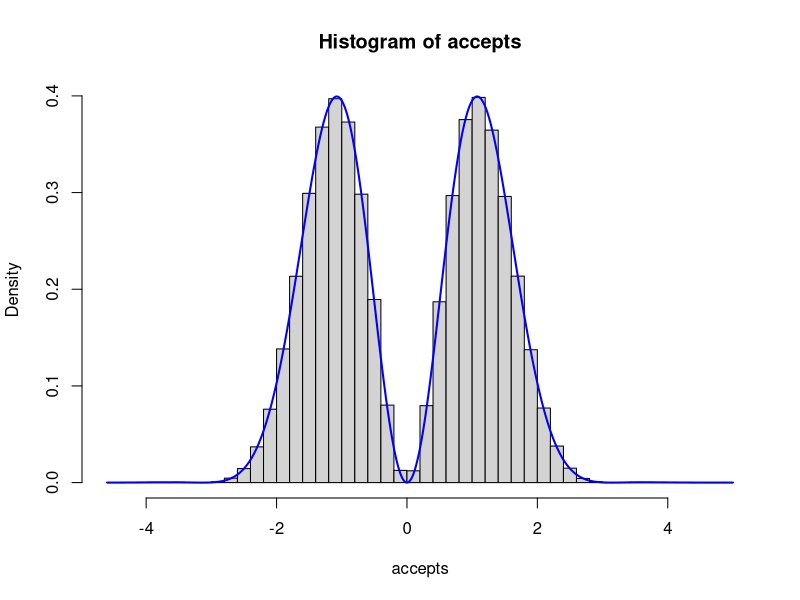
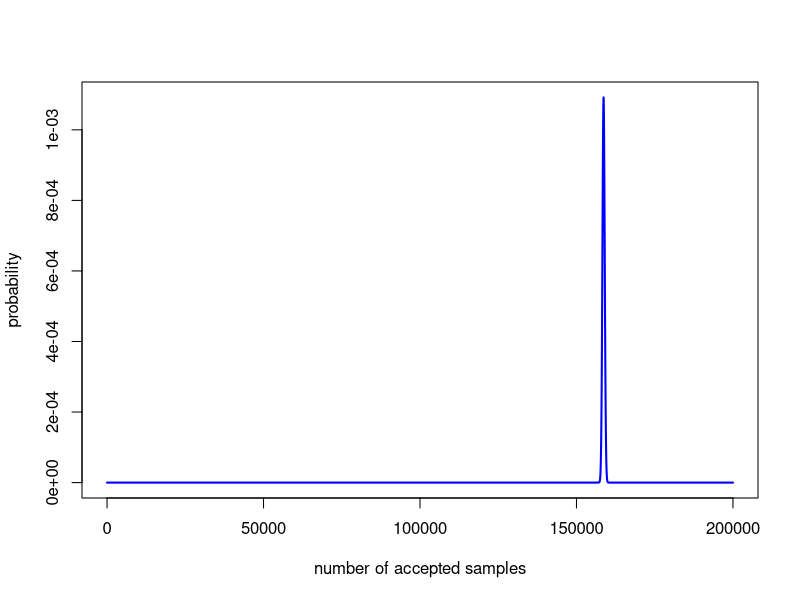
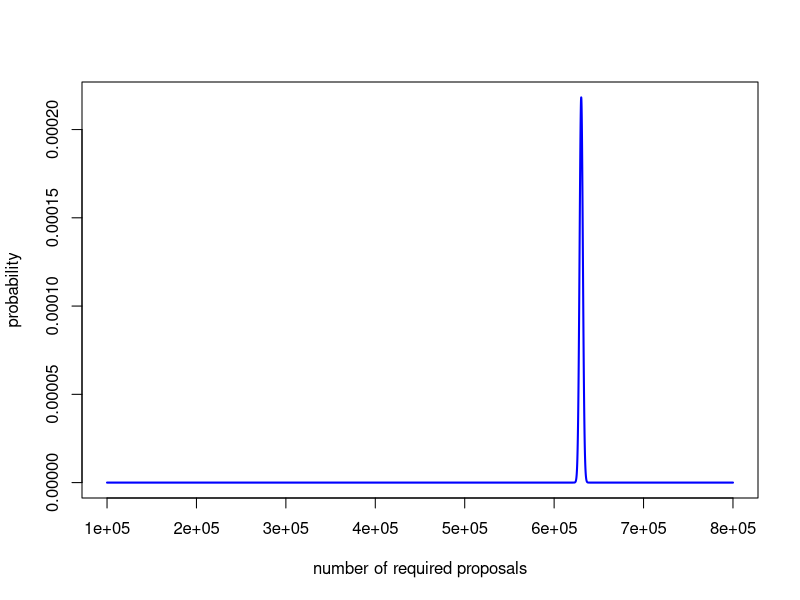
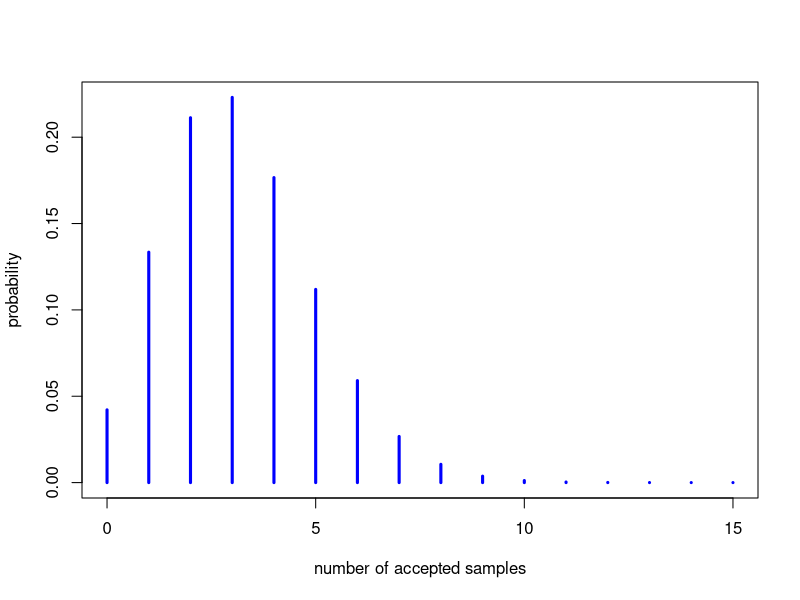
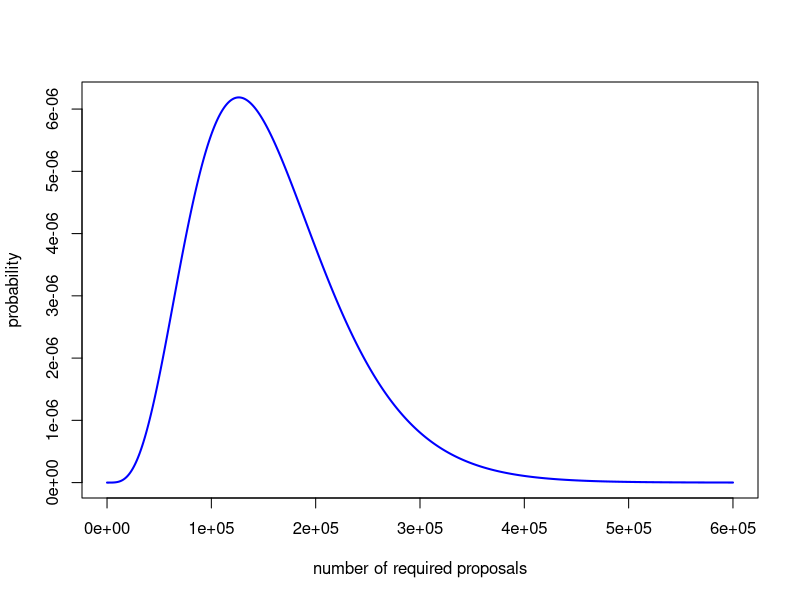

The R script that drew these images, in order:
## ---- chunk 1
n_prop <- 1e6
props   <- rnorm(n_prop)
accepts <- props[props >= 1]
length(accepts)
MCest1 <- mean(accepts)
MCest1
## ---- chunk 2
n_acc <- 1e5

samples <- rep(0, n_acc)
count <- 0
for (i in 1:n_acc) {
  newsample <- 0
  while (newsample < 1) {
    newsample <- rnorm(1)
    count <- count + 1
  }
  samples[i] <- newsample
}
count

MCest2 <- mean(samples)
MCest2
## ---- chunk 3
n_prop <- 1e6
props <- rnorm(n_prop)
accepts <- props[runif(n_prop) <= sin(props)^2]
length(accepts)

hist(accepts, probability = TRUE, breaks = 50)
curve(
  0.92 * exp(-x^2 / 2) * sin(x)^2, add = TRUE, n = 1001,
  lwd = 2, col = "blue"
)
## ---- chunk 4
#| code-fold: TRUE
n_prop <- 1e6
acc_prob <- pnorm(1, lower.tail = FALSE)
plot(
  0:2e5, dbinom(0:2e5, n_prop, acc_prob),
  type = "l", col = "blue", lwd = 2,
  xlab = "number of accepted samples", ylab = "probability"
)
## ---- chunk 5
#| code-fold: TRUE
n_acc <- 1e5
acc_prob <- pnorm(1, lower.tail = FALSE)
plot(
  n_acc + 0:7e5, dnbinom(0:7e5, n_acc, acc_prob),
  type = "l", col = "blue", lwd = 2,
  xlab = "number of required proposals", ylab = "probability"
)
## ---- chunk 6
#| code-fold: TRUE
n_prop <- 1e5
acc_prob <- pnorm(4, lower.tail = FALSE)
plot(
  0:15, dbinom(0:15, n_prop, acc_prob),
  type = "h", col = "blue", lwd = 3,
  xlab = "number of accepted samples", ylab = "probability"
)
## ---- chunk 7
#| code-fold: TRUE
n_acc <- 5
acc_prob <- pnorm(4, lower.tail = FALSE)
plot(
  n_acc + 0:6e5, dnbinom(0:6e5, n_acc, acc_prob),
  type = "l", col = "blue", lwd = 2,
  xlab = "number of required proposals", ylab = "probability"
)
